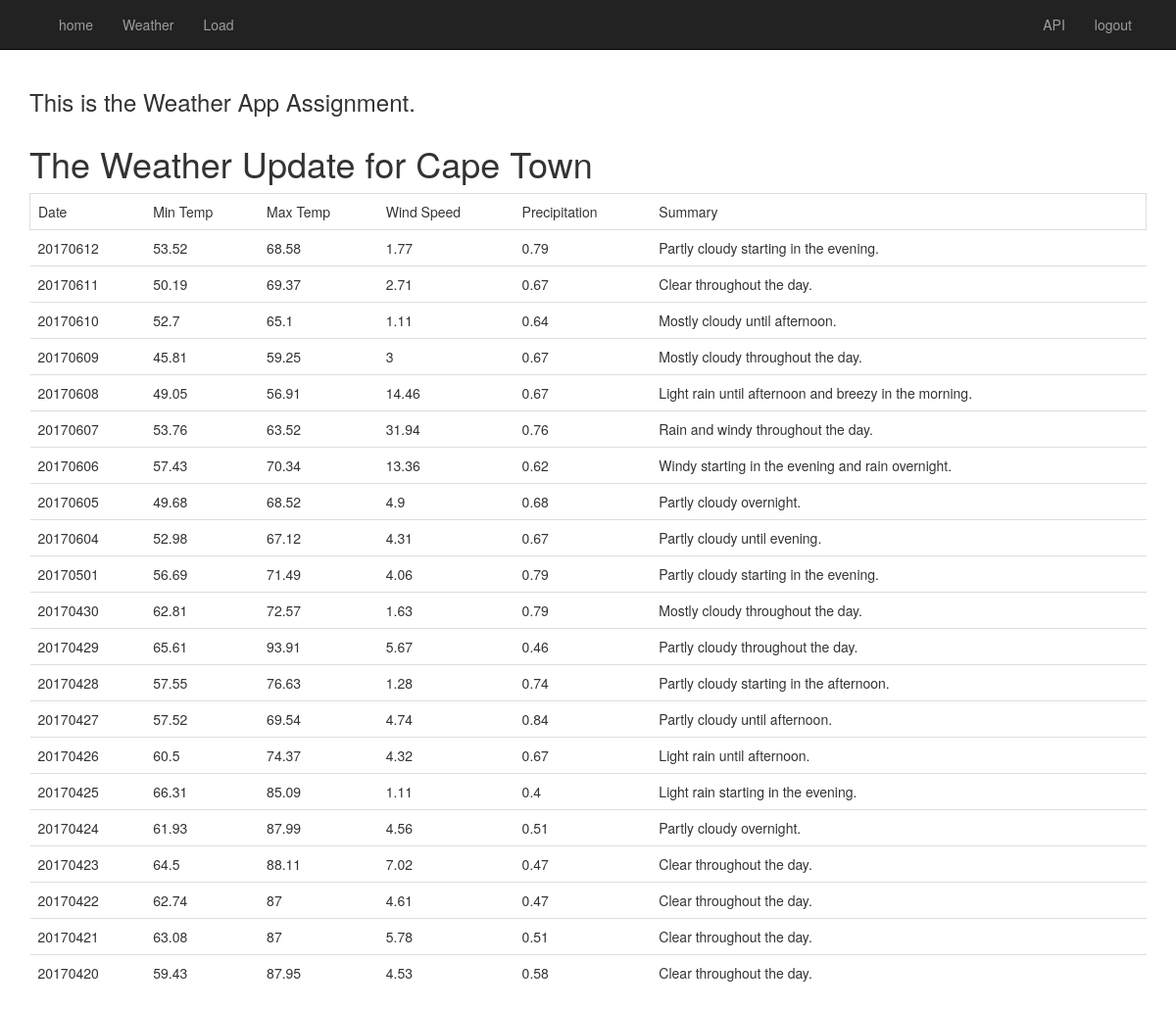
Screenshot of /weather/ (signed in) with the database file from the repository.
### weather/models.py (models this page shows, shortened)
class Weather(models.Model):
    min_temp = models.CharField(max_length=255)
    max_temp = models.CharField(max_length=255)
    wind_speed = models.CharField(max_length=255)
    my_date = models.IntegerField()  # time
    rain = models.FloatField()  # humidity
    summary = models.CharField(max_length=256)  # summary

### weather/views.py (the view)
class WeatherListView(ListView):
    context_object_name = "weather"
    queryset = models.Weather.objects.order_by('-my_date')
    model = models.Weather

### templates/weather/weather_list.html
{% include 'home.html' %}
{%  block my_content %}
    <div class="container">
    <h1>The Weather Update for Cape Town</h1>
    <table class="table table-responsive">
    <tr class="table-bordered">
        <td>Date</td>
        <td>Min Temp</td>
        <td>Max Temp</td>
        <td>Wind Speed</td>
        <td>Precipitation</td>
        <td>Summary</td>
    </tr>
    {% for list in weather %}
    <tr>
        <td>{{ list.my_date }}</td>
        <td>{{ list.min_temp }}</td>
        <td>{{ list.max_temp }}</td>
        <td>{{ list.wind_speed }}</td>
        <td>{{ list.rain }}</td>
        <td>{{ list.summary }}</td>
    </tr>
    {% endfor %}
    </table>
    </div>
{% endblock %}

### rows the page displays
Weather: my_date "20170612", min_temp "53.52", max_temp "68.58", wind_speed "1.77", rain "0.79", summary "Partly cloudy starting in the evening."
Weather: my_date "20170611", min_temp "50.19", max_temp "69.37", wind_speed "2.71", rain "0.67", summary "Clear throughout the day."
Weather: my_date "20170610", min_temp "52.7", max_temp "65.1", wind_speed "1.11", rain "0.64", summary "Mostly cloudy until afternoon."
Weather: my_date "20170609", min_temp "45.81", max_temp "59.25", wind_speed "3", rain "0.67", summary "Mostly cloudy throughout the day."
Weather: my_date "20170608", min_temp "49.05", max_temp "56.91", wind_speed "14.46", rain "0.67", summary "Light rain until afternoon and breezy in the morning."
Weather: my_date "20170607", min_temp "53.76", max_temp "63.52", wind_speed "31.94", rain "0.76", summary "Rain and windy throughout the day."
Weather: my_date "20170606", min_temp "57.43", max_temp "70.34", wind_speed "13.36", rain "0.62", summary "Windy starting in the evening and rain overnight."
Weather: my_date "20170605", min_temp "49.68", max_temp "68.52", wind_speed "4.9", rain "0.68", summary "Partly cloudy overnight."
Weather: my_date "20170604", min_temp "52.98", max_temp "67.12", wind_speed "4.31", rain "0.67", summary "Partly cloudy until evening."
Weather: my_date "20170501", min_temp "56.69", max_temp "71.49", wind_speed "4.06", rain "0.79", summary "Partly cloudy starting in the evening."
Weather: my_date "20170430", min_temp "62.81", max_temp "72.57", wind_speed "1.63", rain "0.79", summary "Mostly cloudy throughout the day."
Weather: my_date "20170429", min_temp "65.61", max_temp "93.91", wind_speed "5.67", rain "0.46", summary "Partly cloudy throughout the day."
Weather: my_date "20170428", min_temp "57.55", max_temp "76.63", wind_speed "1.28", rain "0.74", summary "Partly cloudy starting in the afternoon."
Weather: my_date "20170427", min_temp "57.52", max_temp "69.54", wind_speed "4.74", rain "0.84", summary "Partly cloudy until afternoon."
Weather: my_date "20170426", min_temp "60.5", max_temp "74.37", wind_speed "4.32", rain "0.67", summary "Light rain until afternoon."
Weather: my_date "20170425", min_temp "66.31", max_temp "85.09", wind_speed "1.11", rain "0.4", summary "Light rain starting in the evening."
Weather: my_date "20170424", min_temp "61.93", max_temp "87.99", wind_speed "4.56", rain "0.51", summary "Partly cloudy overnight."
Weather: my_date "20170423", min_temp "64.5", max_temp "88.11", wind_speed "7.02", rain "0.47", summary "Clear throughout the day."
Weather: my_date "20170422", min_temp "62.74", max_temp "87", wind_speed "4.61", rain "0.47", summary "Clear throughout the day."
Weather: my_date "20170421", min_temp "63.08", max_temp "87", wind_speed "5.78", rain "0.51", summary "Clear throughout the day."
Weather: my_date "20170420", min_temp "59.43", max_temp "87.95", wind_speed "4.53", rain "0.58", summary "Clear throughout the day."
